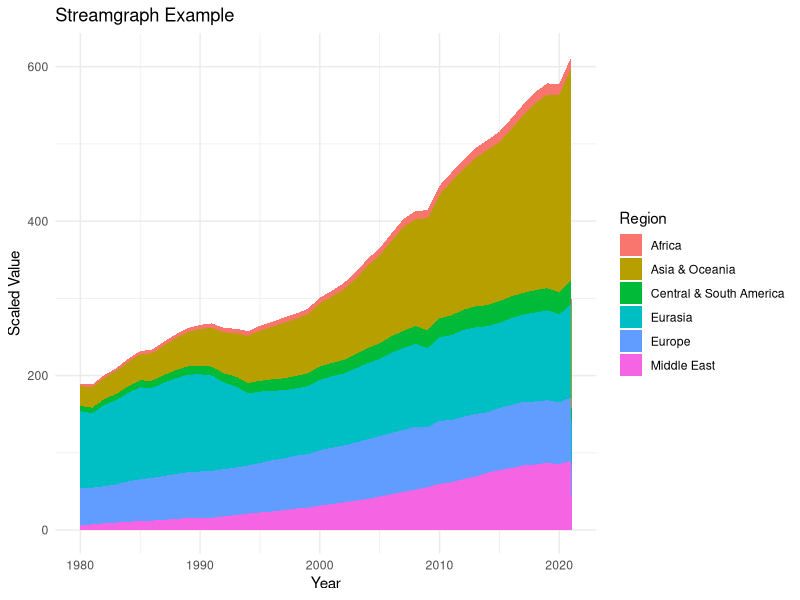

Here is the R script that generated this plot:
install.packages("dplyr")
install.packages("ggrepel")
install.packages("ggplot2")
install.packages("tidyr")

library(tidyr)
library(dplyr)
library(ggrepel)
library(ggplot2)
library(scales)

# Load Data
data <- read.csv("data/Global Electricity Statistics.csv", header = TRUE)

# Group by region and get mean generation
generation_by_region <- data %>%
  filter(Features == "net generation") %>%
  select(-Country, -Features) %>%
  group_by(Region) %>%
  summarise(across(everything(), mean, na.rm = TRUE))

# Display the result
print(generation_by_region)

df_long <- generation_by_region %>%
  pivot_longer(cols = starts_with("X"), names_to = "Year", values_to = "Value") %>%
  mutate(Year = as.numeric(gsub("X", "", Year)))

regions_to_exclude <- c("North America")
df_long <- df_long %>%
  filter(!Region %in% regions_to_exclude)

# Create a streamgraph with ggplot2 using scaled values
ggplot(df_long, aes(x = Year, y = Value, fill = Region)) +
  geom_area(position = "stack") +
  labs(title = "Streamgraph Example", x = "Year", y = "Scaled Value") +
  theme_minimal()

